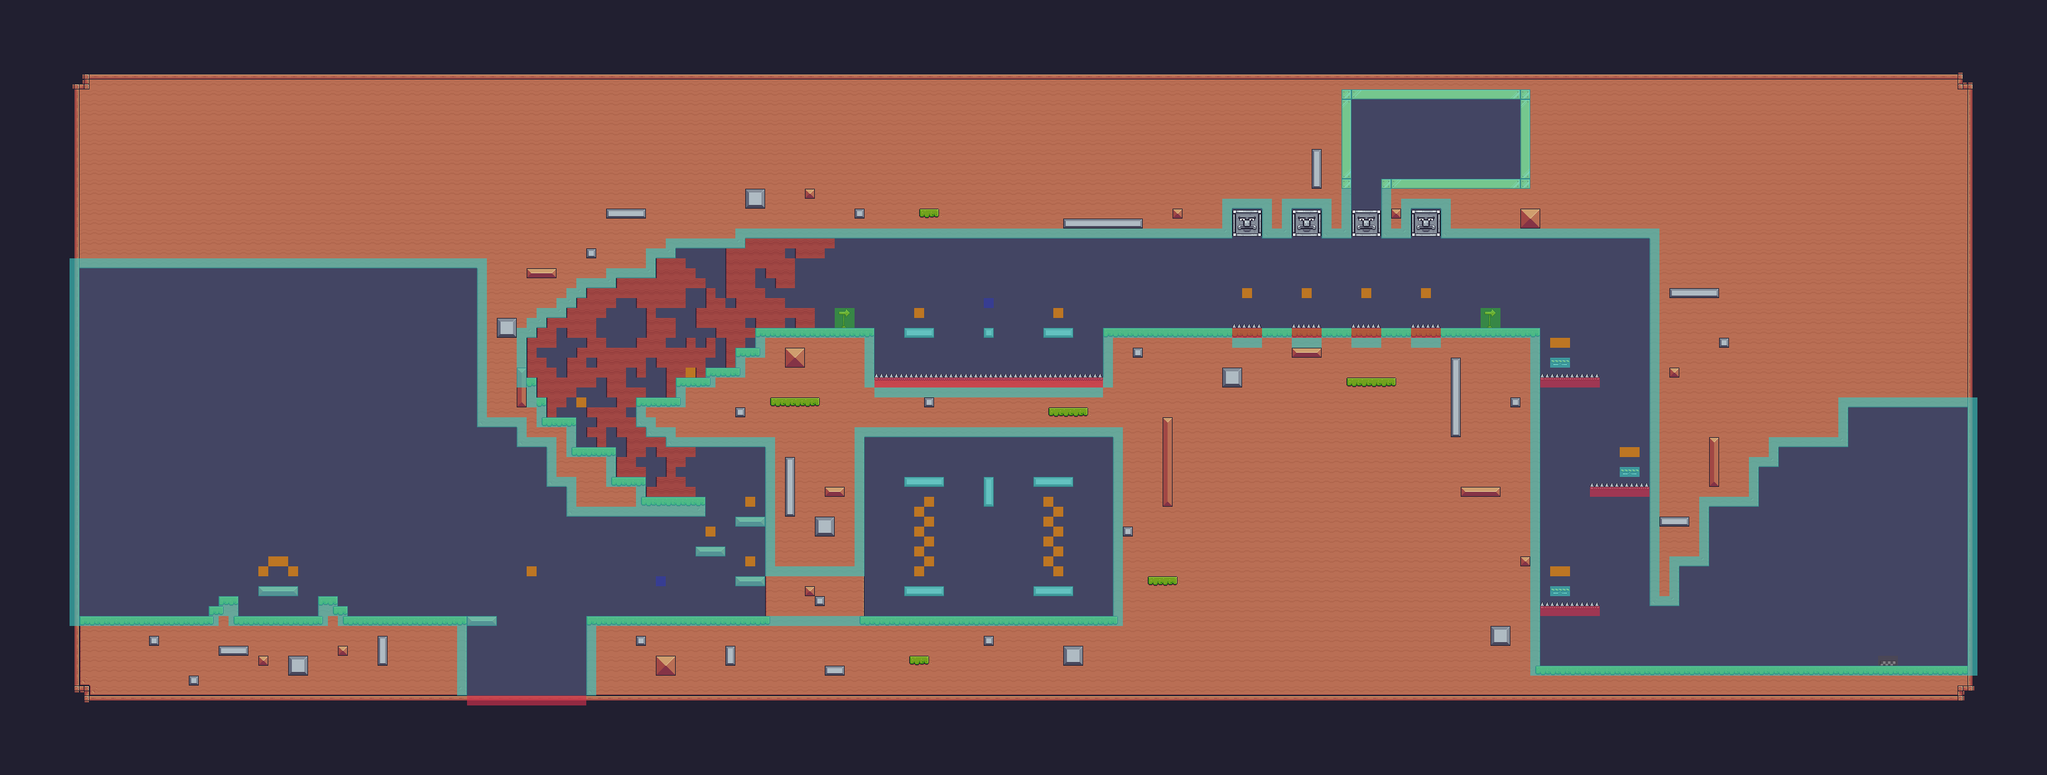

This is a level from a 2D game, rendered from its Tiled map with the project's own tilesets. A one-line summary and the map file follow, with tile-layer data summarised:
An orthogonal 206x78 tile map with 16x16 px tiles, 11 tile layers (Background, Foreground, spikes, falling platform, ...), 7 tilesets.

<map version="1.4" tiledversion="1.4.2" orientation="orthogonal" renderorder="right-down" width="206" height="78" tilewidth="16" tileheight="16" infinite="0" backgroundcolor="#434563" nextlayerid="16" nextobjectid="8">
 <editorsettings>
  <export target="../../../../../../level1..json" format="json" />
 </editorsettings>
 <properties>
  <property name="playerX" type="int" value="11" />
  <property name="playerY" type="int" value="59" />
 </properties>
 <tileset firstgid="1" name="platforms" tilewidth="16" tileheight="16" tilecount="242" columns="22">
  <image source="Terrain (16x16).png" width="352" height="176" />
  <terraintypes>
   <terrain name="Grass" tile="-1" />
  </terraintypes>
 </tileset>
 <tileset firstgid="243" name="Idle" tilewidth="16" tileheight="16" tilecount="4" columns="2">
  <image source="../textures/Traps/Spikes/Idle.png" width="32" height="32" />
 </tileset>
 <tileset firstgid="247" name="Bottom Hit (42x42)" tilewidth="16" tileheight="16" tilecount="18" columns="6">
  <image source="../textures/Traps/Rock Head/Bottom Hit (42x42).png" width="96" height="48" />
 </tileset>
 <tileset firstgid="265" name="On (32x10)" tilewidth="16" tileheight="16" tilecount="8" columns="8">
  <image source="../textures/Traps/Falling Platforms/On (32x10).png" width="128" height="16" />
 </tileset>
 <tileset firstgid="273" name="colliderColors" tilewidth="16" tileheight="16" tilecount="6" columns="6">
  <image source="../colliders/colliderColors.png" width="96" height="16" />
 </tileset>
 <tileset firstgid="279" name="endflag" tilewidth="16" tileheight="16" tilecount="8" columns="4">
  <image source="../textures/Items/Checkpoints/Start/Start (Idle) cut.png" width="64" height="32" />
 </tileset>
 <tileset firstgid="287" name="Checkpoint (Flag Idle)(64x64)" tilewidth="16" tileheight="16" tilecount="160" columns="40">
  <image source="../textures/Items/Checkpoints/Checkpoint/Checkpoint (Flag Idle)(64x64).png" width="640" height="64" />
 </tileset>
 <layer id="11" name="Background" width="206" height="78">
  <data>[16068 cells, 249 non-empty, 2 distinct tile ids]</data>
 </layer>
 <layer id="1" name="Foreground" width="206" height="78">
  <data>[16068 cells, 11399 non-empty, 71 distinct tile ids]</data>
 </layer>
 <layer id="3" name="spikes" width="206" height="78">
  <data>[16068 cells, 82 non-empty, 4 distinct tile ids]</data>
 </layer>
 <layer id="4" name="falling platform" width="206" height="78">
  <data>[16068 cells, 0 non-empty, 0 distinct tile ids]</data>
 </layer>
 <layer id="5" name="block" width="206" height="78">
  <data>[16068 cells, 2 non-empty, 2 distinct tile ids]</data>
 </layer>
 <layer id="12" name="nextlevelColliders" width="206" height="78">
  <properties>
   <property name="draw" type="int" value="0" />
   <property name="navigation" type="int" value="1" />
   <property name="nextLevel" type="int" value="1" />
  </properties>
  <data>[16068 cells, 2 non-empty, 1 distinct tile ids]</data>
 </layer>
 <layer id="7" name="groundColliders" width="206" height="78">
  <properties>
   <property name="draw" type="int" value="0" />
   <property name="navigation" type="int" value="1" />
  </properties>
  <data>[16068 cells, 920 non-empty, 1 distinct tile ids]</data>
 </layer>
 <layer id="8" name="deathColliders" width="206" height="78">
  <properties>
   <property name="death" type="int" value="1" />
   <property name="draw" type="int" value="0" />
   <property name="navigation" type="int" value="1" />
  </properties>
  <data>[16068 cells, 65 non-empty, 1 distinct tile ids]</data>
 </layer>
 <layer id="13" name="scoreColliders" width="206" height="78">
  <properties>
   <property name="draw" type="int" value="0" />
   <property name="itemType" type="int" value="2" />
   <property name="navigation" type="int" value="1" />
  </properties>
  <data>[16068 cells, 38 non-empty, 1 distinct tile ids]</data>
 </layer>
 <layer id="14" name="healthColliders" width="206" height="78">
  <properties>
   <property name="draw" type="int" value="0" />
   <property name="itemType" type="int" value="1" />
   <property name="navigation" type="int" value="1" />
  </properties>
  <data>[16068 cells, 2 non-empty, 1 distinct tile ids]</data>
 </layer>
 <layer id="15" name="checkpointColliders" width="206" height="78">
  <properties>
   <property name="checkpoint" type="int" value="1" />
   <property name="draw" type="int" value="0" />
   <property name="navigation" type="int" value="1" />
  </properties>
  <data>[16068 cells, 8 non-empty, 1 distinct tile ids]</data>
 </layer>
</map>
